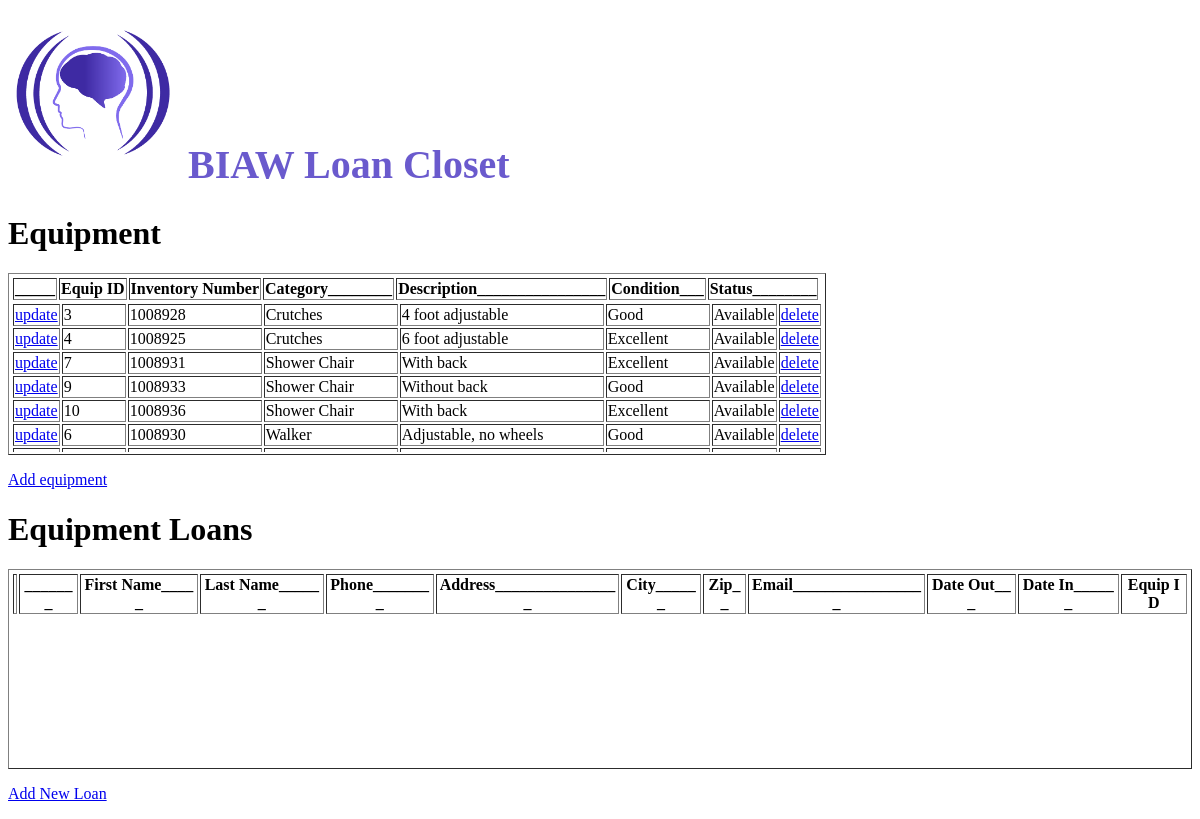
The app's page /, older data.
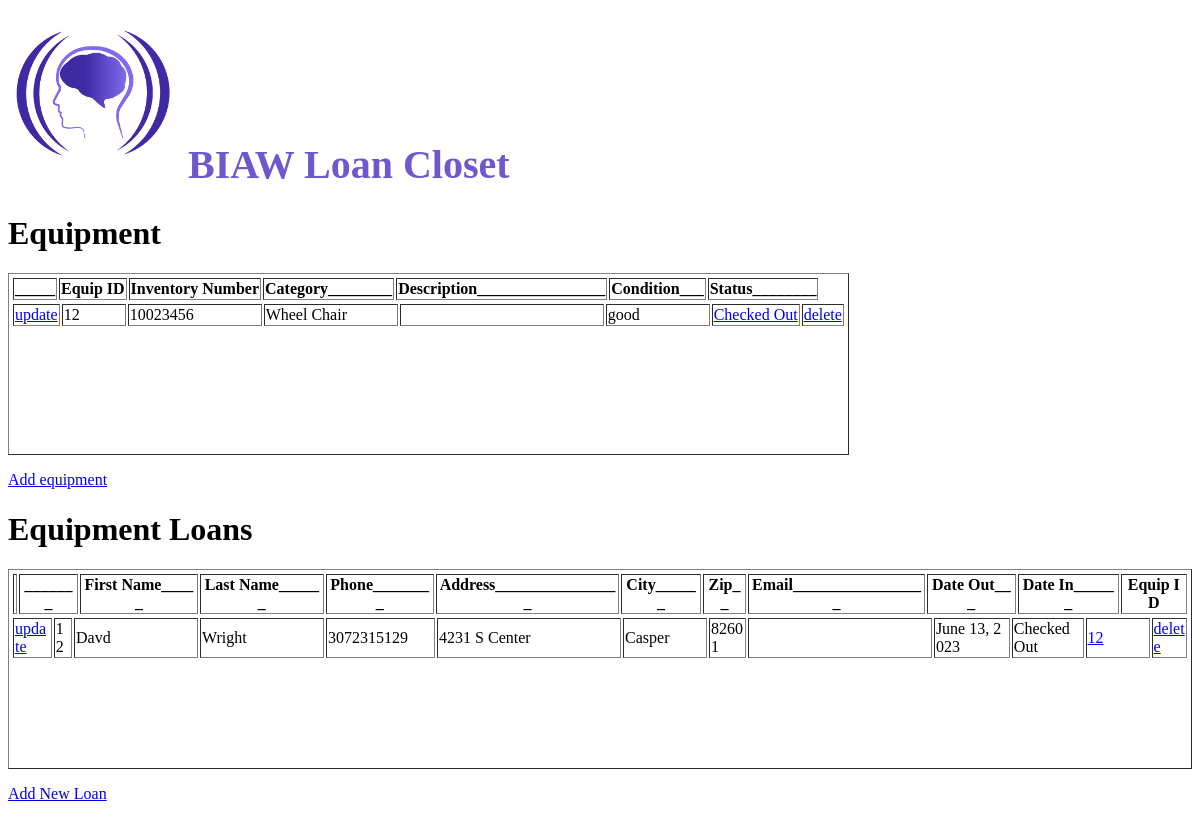
The same page, newer data.
### loans/models.py (models this page shows)
class Equipment(models.Model):
    invnumber = models.IntegerField()
    category = models.CharField(max_length=10)
    description = models.CharField(max_length=225)
    condition = models.CharField(max_length=225)
    checkedout = models.BooleanField()

class Loans(models.Model):
    first_name = models.CharField(max_length=50)
    last_name = models.CharField (max_length=50)
    phone_number = models.CharField(max_length=20)
    address = models.CharField(max_length=50)
    city = models.CharField(max_length=20)
    zip = models.IntegerField()
    email = models.CharField(max_length=50, default="")
    date_out = models.DateField()
    date_in = models.DateField(blank=True, null=True)
    equip_id = models.IntegerField()

### loans/views.py (the view)
# urls.py: 2. Add a URL to urlpatterns:  path('', views.home, name='home')
def home(request):
 items = Equipment.objects.order_by('category').all().values()
 clients = Loans.objects.all().values()
 template = loader.get_template('home.html')
 context = {
   'items': items,
   'clients': clients,
 }
 return HttpResponse(template.render(context, request))

### loans/templates/home.html (shortened to what this page needs)
{% load static %}
<h1 style="color:SlateBlue; font-family: cursive; font-size: 40px; "><img src="{% static 'BIAW_Logo.png' %}" width="170"> BIAW Loan Closet </h1>
<h1>Equipment</h1>
<table class = "fixed_header", border="1">
<thead>
<tr>
   <th>_____</th>
   <th> Equip ID</th>
   <th> Inventory Number </th>
   <th> Category________</th>
   <th> Description________________ </th>
   <th> Condition___ </th>
   <th> Status________ </th>
</tr>
</thead>
<tbody>
{% for x in items %}
<tr>
   <td><a href="update/{{ x.id }}">update</a></td>
   <td style = "width: 60px">{{ x.id }}</td>
   <td style = "width: 130px">{{ x.invnumber }}</td>
   <td style = "width: 130px">{{ x.category }}</td>
   <td style = "width: 200px">{{ x.description }}</td>
   <td style = "width: 100px">{{ x.condition }}</td>
   {%if x.checkedout%}
      <td><a href="display_client/{{ x.id }}">{{'Checked Out'}}</a></td>
   {%else%}
      <td>{{ "Available" }}</td>
   {%endif%}
   <td><a href="del_equip/{{ x.id }}">delete</a></td>
</tr>
{% endfor %}
</tbody>
</table>
<p>
   <a href="add/">Add equipment</a>
   </p>
<h1>Equipment Loans</h1>
<table class = "fixed_header", border="1">
<thead>
<tr>
   <th></th>
   <th>_______</th>
   <th> First Name_____ </th>
   <th> Last Name______ </th>
   <th> Phone________ </th>
   <th> Address________________ </th>
   <th> City______ </th>
   <th> Zip__ </th>
   <th> Email_________________</th>
   <th> Date Out___ </th>
   <th> Date In______ </th>
   <th> Equip ID </th>
</tr>
</thead>
<tbody>
{% for x in clients %}
<tr>
   <td><a href="update_loan/{{ x.id }}">update</a></td>
   <td>{{ x.id }}</td>
   <td style = "width: 120px">{{ x.first_name }}</td>
   <td style = "width: 120px">{{ x.last_name }}</td>
   <td style = "width: 105px">{{ x.phone_number }}</td>
   <td style = "width: 180px">{{ x.address }}</td>
   <td style = "width: 80px">{{ x.city }}</td>
   <td>{{ x.zip }}</td>
   <td style = "width: 180px">{{x.email }}</td>
   <td>{{ x.date_out }}</td>
   {%if x.date_in is not None%}
      <td>{{ x.date_in }}</td>
   {%else%}
      <td>{{"Checked Out"}}
   {%endif%}
   <td style = "width: 60px"><a href="display_loan/{{ x.equip_id }}">{{x.equip_id}}</a></td>
   <td><a href="del_client/{{ x.id }}">delete</a></td>
</tr>
{% endfor %}
</tbody>
</table>
<p>
   <a href="add_loan/">Add New Loan</a>
   </p>

### loans/templates/home.html (style rules this page uses)
.fixed_header tbody { display:block; table-layout: fixed; word-break: break-all; word-wrap: break-word; overflow:auto; height:150px; }
.fixed_header thead { display:block; table-layout: fixed; word-break: break-all; word-wrap: break-word; }

Row changes from the older to the newer data that the page shows:
removed Equipment: id "3", invnumber "1008928", category "Crutches", description "4 foot adjustable", condition "Good", value "Available"
removed Equipment: id "4", invnumber "1008925", category "Crutches", description "6 foot adjustable", condition "Excellent", value "Available"
removed Equipment: id "7", invnumber "1008931", category "Shower Chair", description "With back", condition "Excellent", value "Available"
removed Equipment: id "9", invnumber "1008933", category "Shower Chair", description "Without back", condition "Good", value "Available"
removed Equipment: id "10", invnumber "1008936", category "Shower Chair", description "With back", condition "Excellent", value "Available"
removed Equipment: id "6", invnumber "1008930", category "Walker", description "Adjustable, no wheels", condition "Good", value "Available"
added Equipment: id "12", invnumber "10023456", category "Wheel Chair", condition "good", value "Checked Out"
added Loans: id "12", first_name "Davd", last_name "Wright", phone_number "3072315129", address "4231 S Center", city "Casper", zip "82601", date_out "June 13, 2023", value "Checked Out", equip_id "12"
